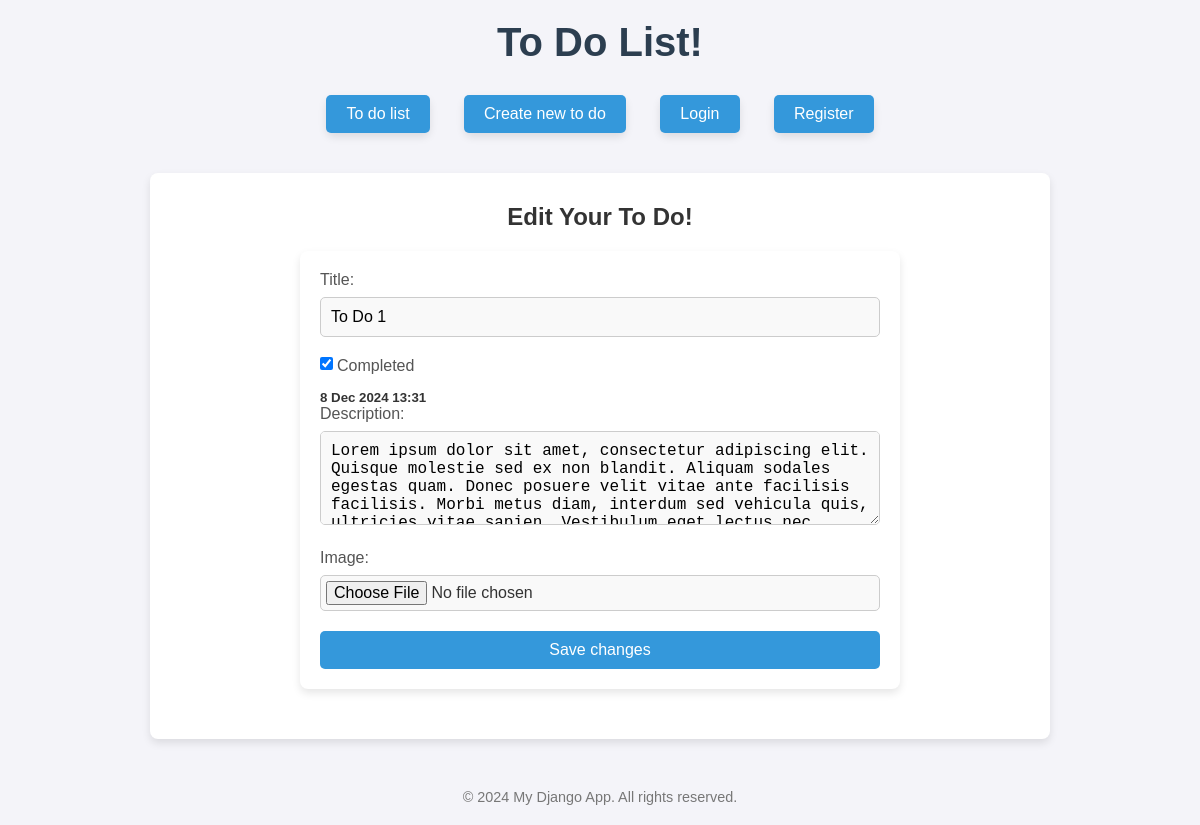
The app's page /edit/1/, older data.
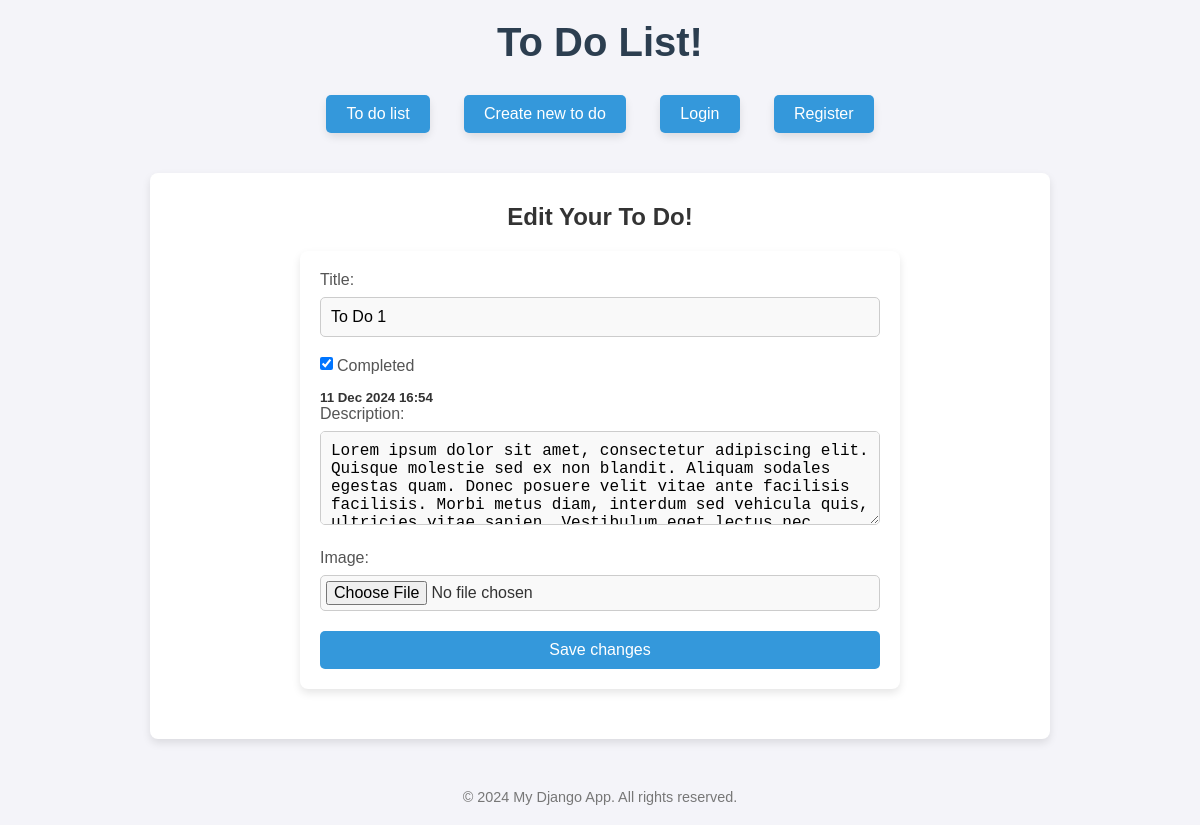
The same page, newer data.
### toDos/models.py (models this page shows, shortened)
class ToDo(models.Model):
    title = models.CharField(max_length=250)
    text = models.TextField()
    creation_date = models.DateTimeField(auto_now_add=True)
    completion = models.BooleanField(default=False)
    completion_date = models.DateTimeField(blank = True, null=True)
    image = models.ImageField(upload_to='images/', blank ='True', null=True)
    author = models.ForeignKey(User, on_delete=models.CASCADE, related_name= 'to_dos', blank ='True', null=True)

### toDos/views.py (the view)
# urls.py: path('edit/<int:todo_id>/' , views.edit_todo, name = 'edit'),
def edit_todo(request, todo_id):
    to_do =get_object_or_404(ToDo, id = todo_id)
    return render(request, 'edit.html' ,{"todo": to_do})

### toDos/templates/edit.html (shortened to what this page needs)
{% extends 'base.html'%}
{% block content %}
<h2>Edit Your To Do!</h2>
<form action="{% url 'save_edits' todo.id%}" method="post" enctype="multipart/form-data">
    <label for="title">Title:</label>
        <input type="text" id="title" name="title" placeholder="Title" required value = "{{todo.title}}">
        <div class = "completed-div">
            <input type="checkbox" name ="completed" class = "todo-comlition" {%if todo.completion %}checked {% endif %} data-id="{{todo.id}}">
            <label for = "completed" >Completed</label>
        </div>
        <h5 id="completion-date-{{todo.id}}" {% if not todo.completion%} hidden {% endif %}>{{todo.completion_date | date:"j M Y G:i"}}</h5>
        <label for="text">Description:</label>
        <textarea id="text" name="text" rows="4" placeholder="Description" required>{{todo.text}}</textarea>
        <label for="image">Image:</label>
        <input type="file" id="image" name="image" accept="image/*">
        <button type = 'submit'>Save changes</button>
</form>
{%endblock content%}

Row changes from the older to the newer data that the page shows:
changed ToDo "To Do 1": completion_date "8 Dec 2024 13:31" → "11 Dec 2024 16:54"
